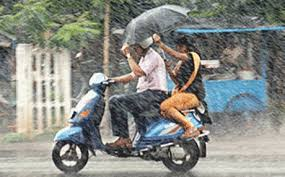
%> input picture project/Rain Pixel/Bangalore Rain/Rain1.jpg, 285 x 177 px
$ octave v2sq.m   (GNU Octave 9; MATLAB toolbox functions it lacks are replaced by stand-ins)
%> lines starting %> are read from the running program, lines starting %| are printed output that depends on the picture; in (x1, y1, x2, y2) boxes, pixels count from 0 and x2, y2 are one past the last pixel; in counts of white or black regions, pixels touching at a corner belong together; the program's own positions count from 1
clc;    % Clear the command window.
%close all;  % Close all figures (except those of imtool.)
imtool close all;  % Close all imtool figures.
clear;  % Erase all existing variables.
workspace;  % Make sure the workspace panel is showing.
fontSize = 14;

if(~isdeployed)
	cd(fileparts(which(mfilename)));
end
% [14 lines of commented-out code are left out]

[f,p]=uigetfile()
%> the answer given: Bangalore Rain/Rain1.jpg
I=imread([p,f]);
%> I is the input picture: size 177x285x3 uint8; mean R, G, B 136.4, 138.6, 132.6
I = imresize(I,[256,380]);
%> I: size 256x380x3 uint8
Img = imadjust(I,stretchlim(I));
%% To find only rain
I2=rgb2gray(I);
BW2 = bwmorph(I2,'remove');
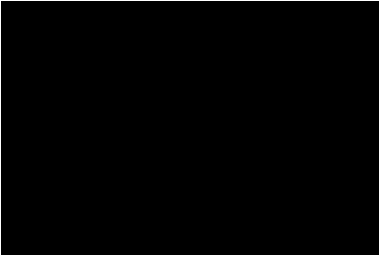
%> BW2: size 256x380 logical; 1.3% white in thin lines or dots
%figure,imshow(BW2);
BW3 = bwmorph(I2,'skel',Inf);
%> BW3: size 256x380 logical; 0.78% white in thin lines or dots
%figure,imshow(BW3);

SE = strel('arbitrary',eye(5));

BW2 = imerode(I2,SE);
%> BW2: size 256x380 uint8
%figure,imshow(BW2)
BW3 = imdilate(BW2,SE);
%> BW3: size 256x380 uint8
%figure,imshow(BW3)
closeBW = imclose(BW3,SE);
%figure, imshow(closeBW);
hy = fspecial('sobel');

hx = hy';
Iy = imfilter(double(I), hy, 'replicate');
Ix = imfilter(double(I), hx, 'replicate');
gradmag = sqrt(Ix.^2 + Iy.^2);
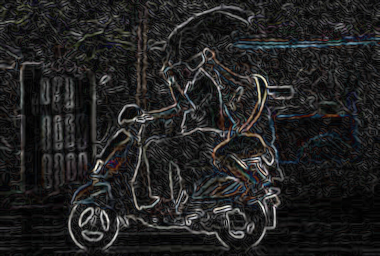
%> gradmag: size 256x380x3 double; mean R, G, B 109.4, 108.7, 108.5; drawn with min black and max white
Iobrd = imdilate(BW2, SE );
Iobrcbr = imreconstruct(imcomplement(Iobrd), imcomplement(closeBW));
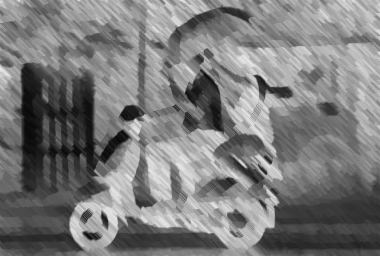
%> Iobrcbr: size 256x380 uint8; min 7, max 234, mean 122.6
Iobrcbr = imcomplement(Iobrcbr);
%figure, imshow(Iobrcbr);
fgm = imregionalmax(Iobrcbr);
%> fgm: size 256x380 logical; 3.7% white in thin lines or dots
figure, imshow(fgm);title('Only Rain');

%%
I2 = I;
I2(fgm) = 200;
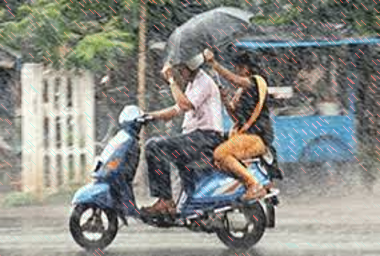
%> I2: size 256x380x3 uint8; mean R, G, B 137.4, 138.6, 132.6
figure, imshow(I2)
se2 = strel(ones(5,5));
fgm2 = imclose(fgm, se2);
%> fgm2: size 256x380 logical; 8.6% white; 316 white regions (187 under 20 px), largest, box (x1, y1, x2, y2) and area: (276, 20, 307, 63) 312, (27, 6, 48, 37) 202, (197, 178, 233, 198) 193
fgm3 = imerode(fgm2, se2);
%> fgm3: size 256x380 logical; 0.23% white in thin lines or dots

fgm4 = bwareaopen(fgm3, 20);
%> fgm4: size 256x380 logical; 0.03% white in thin lines or dots, all inside (x1, y1, x2, y2) = (295, 26, 301, 43)
I3 = I;
I3(fgm4) = 200;
%> I3: size 256x380x3 uint8; mean R, G, B 136.4, 138.6, 132.6; mean of the top-left, top-right, bottom-left and bottom-right quarters 133, 115.5, 149.6, 145.5
figure, imshow(I3)

cform = makecform('srgb2lab');
lab_he = applycform(I,cform);
%> lab_he: size 256x380x3 uint8; mean of channels 1, 2, 3 144.7, 126.7, 131
ab = double(lab_he(:,:,2:3));
nrows = size(ab,1);
%> nrows = 256
ncols = size(ab,2);
%> ncols = 380
ab = reshape(ab,nrows*ncols,2);

nColors = 3;
% repeat the clustering 3 times to avoid local minima
[cluster_idx cluster_center] = kmeans(ab,nColors,'distance','sqEuclidean', ...
                                      'Replicates',3);
%> cluster_center = [127.2 130.8; 120.1 111.1; 127.9 146]
pixel_labels = reshape(cluster_idx,nrows,ncols);
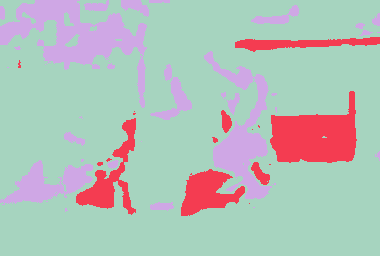
%> pixel_labels: size 256x380 double; 3 distinct labels, from 1 to 3; one colour per label, 0 black
%imshow(pixel_labels,[])

segmented_images = cell(1,3);
rgb_label = repmat(pixel_labels,[1 1 3]);

for k = 1:nColors
    color = I;
    color(rgb_label ~= k) = 0;
    segmented_images{k} = color;
end
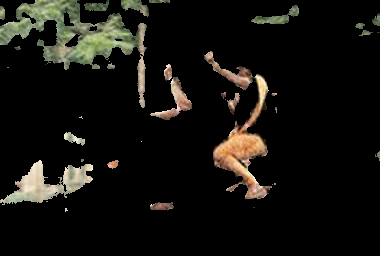
%> color: size 256x380x3 uint8; mean R, G, B 20.5, 19.3, 15.1
%> after the loop, segmented_images = 3 items

imshow(segmented_images{1});
figure,imshow(segmented_images{2});
figure,imshow(segmented_images{3});

 inImg = im2double(rgb2gray(I));
inImg = imresize(inImg, 64/size(inImg, 2));
%> inImg: size 44x64 double

%% Spectral Residual
myFFT = fft2(inImg);
myLogAmplitude = log(abs(myFFT));
myPhase = angle(myFFT);
mySpectralResidual = myLogAmplitude - imfilter(myLogAmplitude, fspecial('average', 3), 'replicate');
saliencyMap1 = abs(ifft2(exp(mySpectralResidual + i*myPhase))).^2;

%% After Effect
saliencyMap = mat2gray(imfilter(saliencyMap1, fspecial('gaussian', [10, 10], 2.5)));
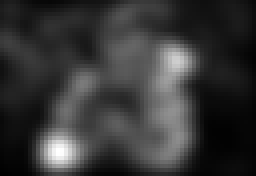
%> saliencyMap: size 44x64 double (shown 4 times larger); min 0, max 1, mean 0.215
%figure,imshow(saliencyMap);
%title('salince detection')


%%

dim = size(I);
%> dim = [256 380 3]
width = dim(2);height = dim(1);
%> after `width = dim(2)`: width = 380
%> after `height = dim(1)`: height = 256
md = min(width, height);%minimum dimension
%> md = 256
%> (the run ends here)

$ run again, on project/Rain Pixel/Bangalore Rain/Rain3.jpg
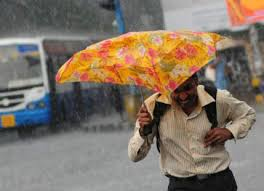
%> input picture project/Rain Pixel/Bangalore Rain/Rain3.jpg, 264 x 191 px
%> I is the input picture: size 191x264x3 uint8; mean R, G, B 130.1, 116.8, 102.9
%> I: size 256x380x3 uint8
%> fgm: size 256x380 logical; 3.3% white in thin lines or dots
%> fgm2: size 256x380 logical; 5.9% white; 274 white regions (189 under 20 px), largest, box (x1, y1, x2, y2) and area: (258, 8, 291, 36) 213, (329, 154, 364, 179) 175, (84, 89, 108, 109) 146
%> fgm3: size 256x380 logical; 0.17% white in thin lines or dots
%> fgm4: size 256x380 logical; 0.06% white; 2 white regions, box (x1, y1, x2, y2) and area: (268, 20, 274, 29) 27, (290, 74, 293, 83) 27
%> I3: size 256x380x3 uint8; mean R, G, B 130.1, 116.8, 102.9; mean of the top-left, top-right, bottom-left and bottom-right quarters 109.7, 128.3, 118.8, 109.6
%> lab_he: size 256x380x3 uint8; mean of channels 1, 2, 3 127, 132.5, 137.3
%> cluster_center = [135.7 143.2; 153.6 180.8; 127.4 127]
%> pixel_labels: size 256x380 double; 3 distinct labels, from 1 to 3
%> after the loop `for k = 1:nColors`:
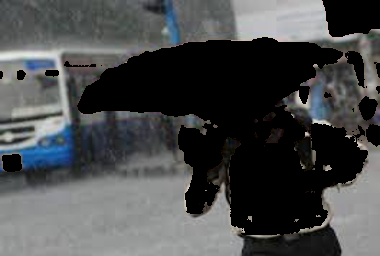
%> color: size 256x380x3 uint8; mean R, G, B 73.2, 74.9, 75.6
%> after the loop `for k = 1:nColors`: segmented_images = 3 items
%> `saliencyMap = mat2gray(imfilter(saliencyMap1, fspecial('gaussian', [10..`:
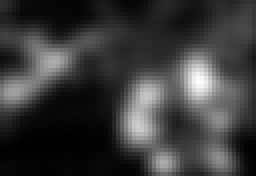
%> saliencyMap: size 44x64 double (shown 4 times larger); min 0, max 1, mean 0.229

$ run again, on project/Rain Pixel/Bangalore Rain/Rain4.jpg
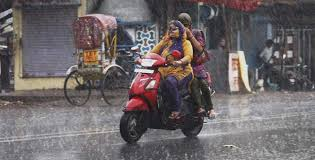
%> input picture project/Rain Pixel/Bangalore Rain/Rain4.jpg, 315 x 160 px
%> I is the input picture: size 160x315x3 uint8; mean R, G, B 108.2, 101.4, 103.1
%> I: size 256x380x3 uint8
%> fgm: size 256x380 logical; 4% white in thin lines or dots
%> fgm2: size 256x380 logical; 9.4% white; 326 white regions (194 under 20 px), largest, box (x1, y1, x2, y2) and area: (169, 58, 193, 92) 272, (70, 207, 91, 229) 215, (195, 159, 227, 196) 211
%> fgm3: size 256x380 logical; 0.32% white in thin lines or dots
%> fgm4: size 256x380 logical; 0.09% white; 2 white regions, box (x1, y1, x2, y2) and area: (175, 65, 189, 81) 71, (72, 212, 83, 218) 21
%> I3: size 256x380x3 uint8; mean R, G, B 108.2, 101.4, 103.1; mean of the top-left, top-right, bottom-left and bottom-right quarters 103.2, 84.6, 114.7, 114.5
%> lab_he: size 256x380x3 uint8; mean of channels 1, 2, 3 110, 131.2, 128.2
%> cluster_center = [156.3 138.6; 129.8 126.2; 134.2 143.2]
%> pixel_labels: size 256x380 double; 3 distinct labels, from 1 to 3
%> after the loop `for k = 1:nColors`:
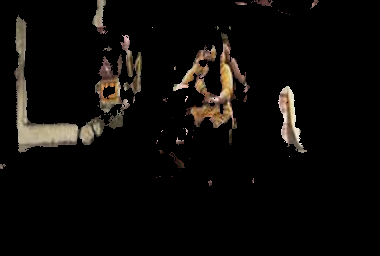
%> color: size 256x380x3 uint8; mean R, G, B 12.7, 10.8, 8.8
%> after the loop `for k = 1:nColors`: segmented_images = 3 items
%> `saliencyMap = mat2gray(imfilter(saliencyMap1, fspecial('gaussian', [10..`:
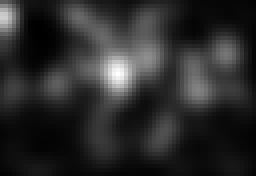
%> saliencyMap: size 44x64 double (shown 4 times larger); min 0, max 1, mean 0.172

$ run again, on project/Rain Pixel/Bangalore Rain/Rain5.jpg
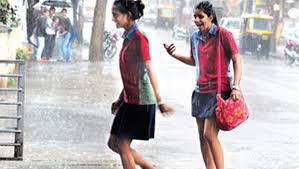
%> input picture project/Rain Pixel/Bangalore Rain/Rain5.jpg, 299 x 169 px
%> I is the input picture: size 169x299x3 uint8; mean R, G, B 189, 180, 182.6
%> I: size 256x380x3 uint8
%> fgm: size 256x380 logical; 3.9% white in thin lines or dots
%> fgm2: size 256x380 logical; 7% white; 296 white regions (180 under 20 px), largest, box (x1, y1, x2, y2) and area: (182, 43, 199, 80) 161, (87, 95, 111, 118) 138, (201, 113, 213, 137) 138
%> fgm3: size 256x380 logical; 0.19% white in thin lines or dots
%> fgm4: size 256x380 logical; 0.06% white in thin lines or dots, all inside (x1, y1, x2, y2) = (205, 119, 232, 132)
%> I3: size 256x380x3 uint8; mean R, G, B 189, 180, 182.6; mean of the top-left, top-right, bottom-left and bottom-right quarters 171.8, 187.3, 173.2, 203.1
%> lab_he: size 256x380x3 uint8; mean of channels 1, 2, 3 187.3, 132.1, 128.5
%> cluster_center = [128.2 126.8; 179.5 142.6; 146.7 137.5]
%> pixel_labels: size 256x380 double; 3 distinct labels, from 1 to 3
%> after the loop `for k = 1:nColors`: segmented_images = 3 items
%> `saliencyMap = mat2gray(imfilter(saliencyMap1, fspecial('gaussian', [10..`:
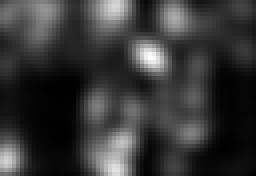
%> saliencyMap: size 44x64 double (shown 4 times larger); min 0, max 1, mean 0.217
